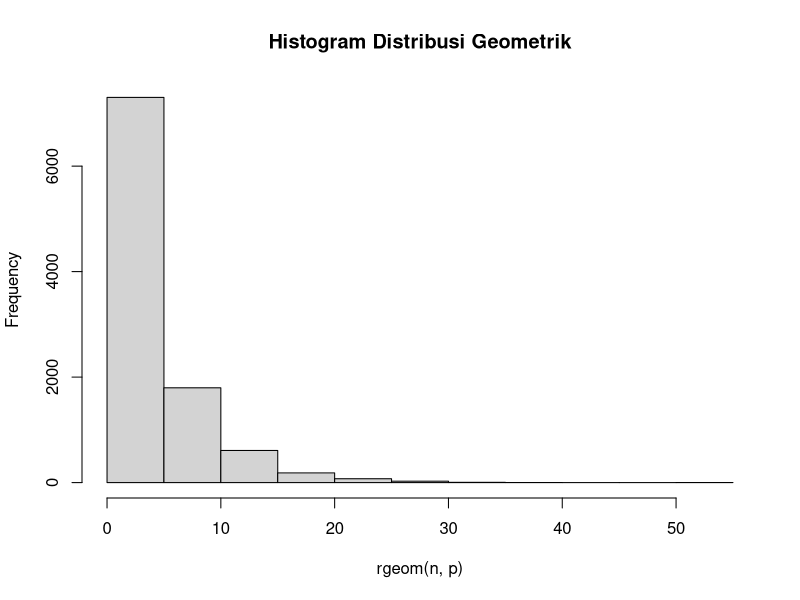
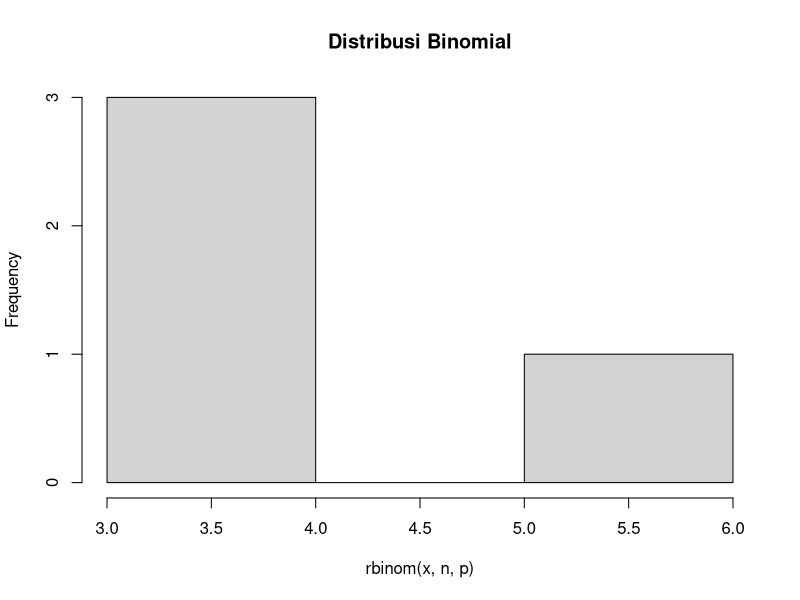
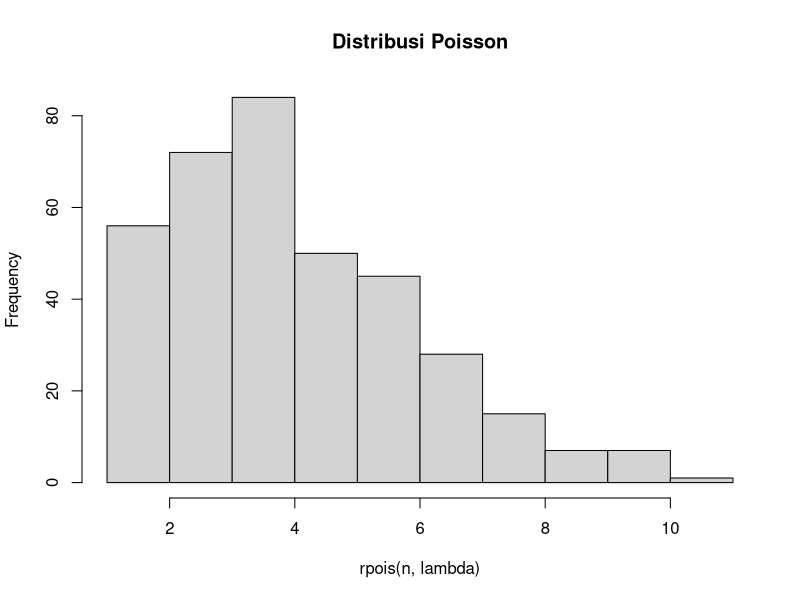
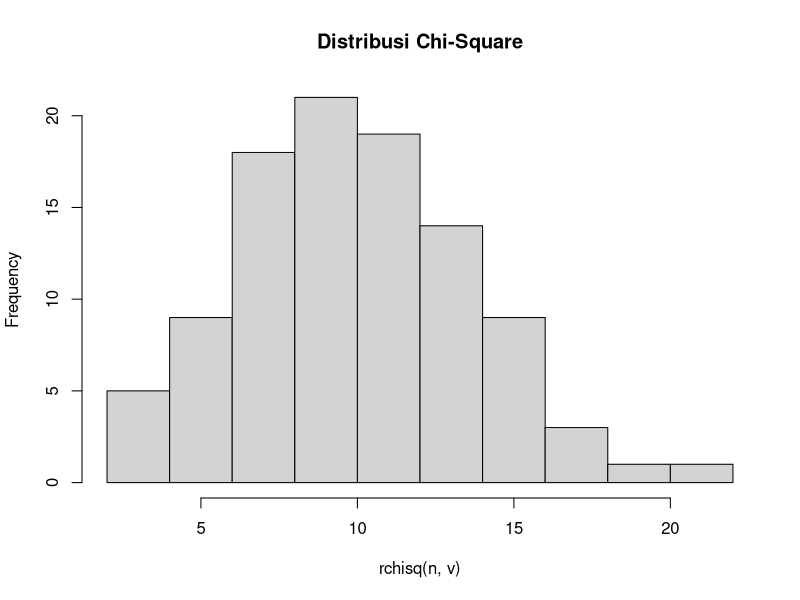
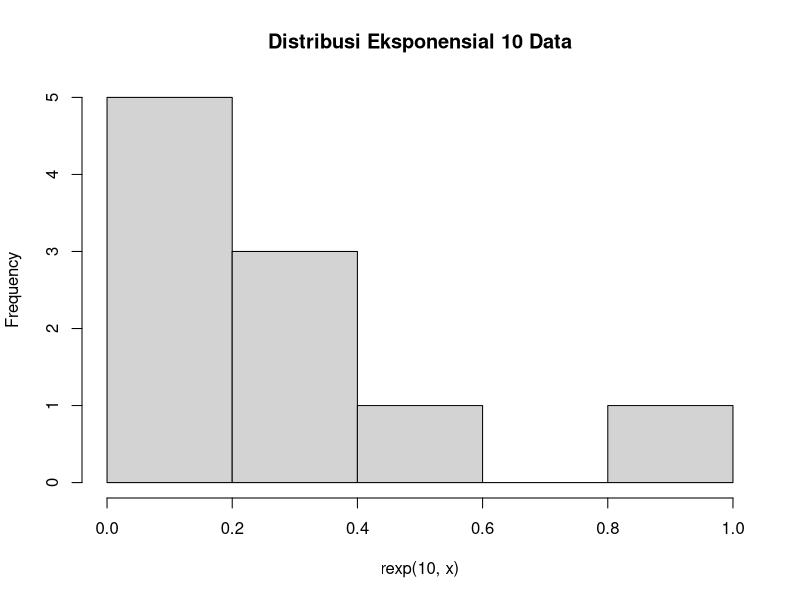
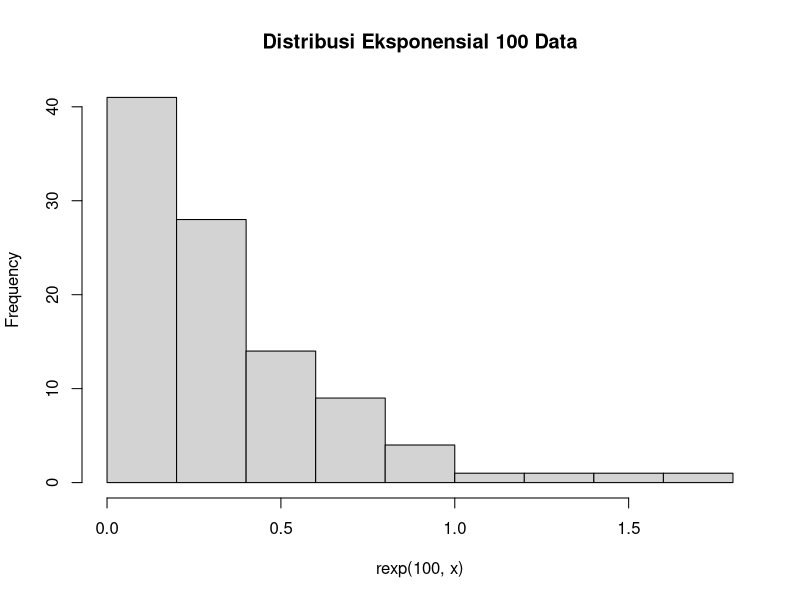
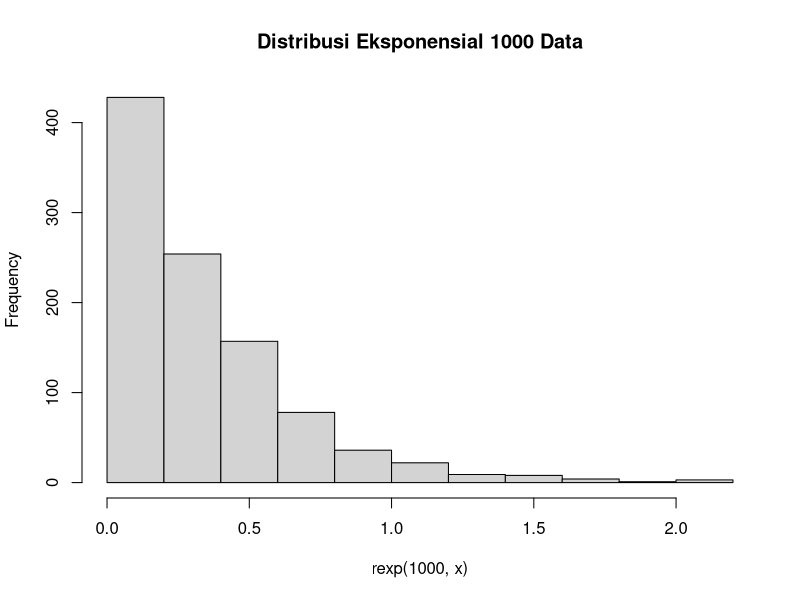
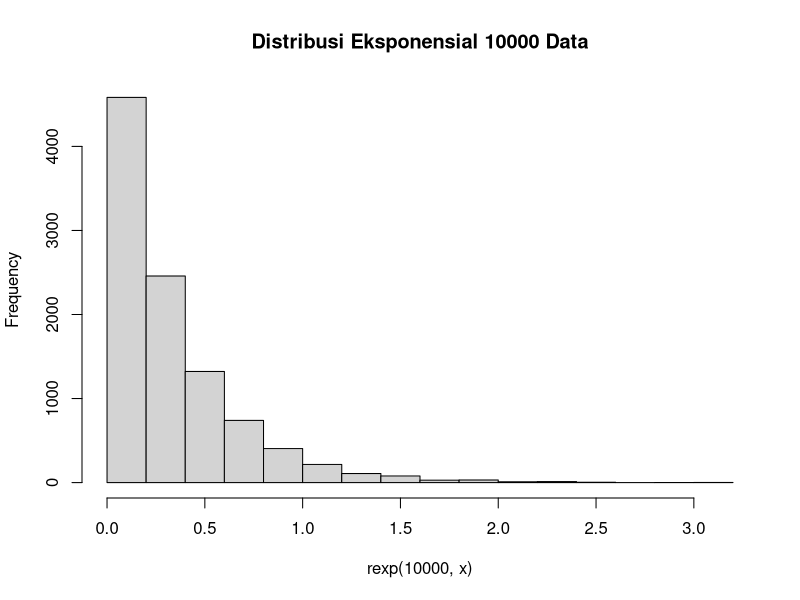

Reproduce these figures in R, in order.
# 1
# a
x = 3
p = 0.20
dgeom(x, p)
# b
n = 10000
set.seed(1)
mean(rgeom(n, p) == 3)
# d
set.seed(1)
hist(rgeom(n, p), main = 'Histogram Distribusi Geometrik')
# e
set.seed(1)
mean(rgeom(n, p))
var(rgeom(n, p))

# 2
n = 20
p = 0.20
# a
x = 4
dbinom(x, n, p)
# b
set.seed(1)
hist(rbinom(x, n, p), main = 'Distribusi Binomial')
# c
set.seed(1)
mean(rbinom(x, n, p))
var(rbinom(x, n, p))

# 3
lambda = 4.5
# a
x = 6
dpois(x, lambda)
# b
n = 365
set.seed(1)
hist(rpois(n, lambda), main = 'Distribusi Poisson')
# d
set.seed(1)
mean(rpois(n, lambda))
var(rpois(n, lambda))

# 4
x = 2
v = 10
# a
dchisq(x, v)
# b
n = 100
set.seed(1)
hist(rchisq(n, v), main = 'Distribusi Chi-Square')
# c
set.seed(1)
mean(rchisq(n, v))
var(rchisq(n, v))

#5
x = 3
# a
dexp(x)
# b
set.seed(1)
hist(rexp(10, x), main = 'Distribusi Eksponensial 10 Data')
hist(rexp(100, x), main = 'Distribusi Eksponensial 100 Data')
hist(rexp(1000, x), main = 'Distribusi Eksponensial 1000 Data')
hist(rexp(10000, x), main = 'Distribusi Eksponensial 10000 Data')
# c
set.seed(1)
mean(rexp(100, 3))
var(rexp(100, 3))

# 6
n = 100
mean = 50
sd = 8
# a
set.seed(1)
rnorm(n, mean, sd)
mean(rnorm(n, mean, sd))
x1 = 49
x2 = 50
z1 = (x1 - mean(rnorm(n, mean, sd)))/sd(rnorm(n, mean, sd))
z1
z2 = (x2 - mean(rnorm(n, mean, sd)))/sd(rnorm(n, mean, sd))
z2
plot(rnorm(n, mean, sd), main = "Plot Data Generate Random")
#b
set.seed(1)
hist(rnorm(n, mean, sd), main = '5025201093_Hafizh Mufid Darussalam_Probstat_B_DNhistogram', breaks = 50)
#c
set.seed(1)
var(rnorm(n, mean, sd))
